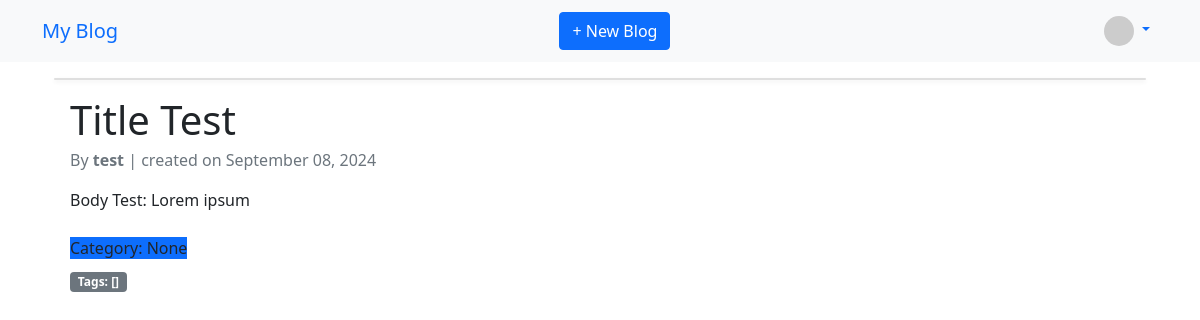
The page /post/title-test (signed in) on the database its author committed.
### app/models.py (models this page shows, shortened)
class Post(db.Model):
    __tablename__ = 'posts'
    id: so.Mapped[int] = so.mapped_column(primary_key=True)
    title: so.Mapped[str] = so.mapped_column(sa.String(255), nullable=False)
    slug: so.Mapped[str] = so.mapped_column(sa.String(255), unique=True, nullable=False)
    body: so.Mapped[str] = so.mapped_column(sa.Text, nullable=False)
    create_at: so.Mapped[datetime] = so.mapped_column(sa.DateTime, default=lambda: datetime.now(timezone.utc))
    update_at: so.Mapped[datetime] = so.mapped_column(sa.DateTime, default=lambda: datetime.now(timezone.utc), onupdate=timezone.utc)
    published_at: so.Mapped[Optional[datetime]] = so.mapped_column(sa.DateTime)
    is_published: so.Mapped[bool] = so.mapped_column(sa.Boolean, default=False)
    author_id: so.Mapped[int] = so.mapped_column(sa.Integer, sa.ForeignKey('users.id'), nullable=False)
    author: so.Mapped['User'] = so.relationship('User', back_populates='posts')
    category_id: so.Mapped[Optional[int]] = so.mapped_column(sa.Integer, sa.ForeignKey('categories.id'))
    tags: so.Mapped[List['Tag']] = so.relationship('Tag', secondary=post_tags, back_populates='posts')

class User(UserMixin, db.Model):
    __tablename__ = 'users'
    id: so.Mapped[int] = so.mapped_column(primary_key=True)
    username: so.Mapped[str] = so.mapped_column(sa.String(64), index=True, unique=True)
    email: so.Mapped[str] = so.mapped_column(sa.String(150), index=True, unique=True)
    password_hash: so.Mapped[str] = so.mapped_column(sa.String(256))
    bio: so.Mapped[Optional[str]] = so.mapped_column(sa.Text)
    roles: so.Mapped[List['Role']] = so.relationship('Role',
                                                     secondary=user_roles,
                                                     back_populates='users')
    posts: so.Mapped[List['Post']] = so.relationship('Post', back_populates='author')
    def avatar(self, size):
        digest = md5(self.email.lower().encode('utf-8')).hexdigest()
        return f"https://www.gravatar.com/avatar/{digest}?d=identicon&s={size}"
    def has_role(self, role_name):
        return any(role.name == role_name for role in self.roles)

### app/routes.py (the view)
@app.route('/post/<slug>')
@login_required
def read_post(slug):
    post = Post.query.filter_by(slug=slug).first_or_404()
    return render_template('_post.html', post=post)

### app/models.py (called while the page is built)
@login.user_loader
def load_user(id):
    return db.session.get(User, int(id))

### app/templates/_post.html (shortened to what this page needs)
{% extends "base.html" %}
{% block content %}
<div class="container mb-5">
    <div class="card shadow-sm"></div>
    <div class="card-body">
        <h1 class="card-title">{{ post.title }}</h1>
        <p class="card-subtitle text-muted mb-3">By <strong>{{ post.author.username }}</strong> | created on {{
            post.create_at.strftime('%B %d, %Y') }}</p>
        <p class="card-text">{{ post.body }}</p>
        <p class="mt-4 mb-2">
            <span class="badget bg-primary">Category: {{ post.category_id }}</span>
        </p>
        <p>
            <span class="badge bg-secondary">Tags: {{ post.tags }}</span>
        </p>
    </div>
    {% endblock %}

### rows shown on the page
Post: title "Title Test", create_at "September 08, 2024", body "Body Test: Lorem ipsum", category_id "None"
User: author.username "test"

### other values the page prints
{{ post.tags }} "[]"
